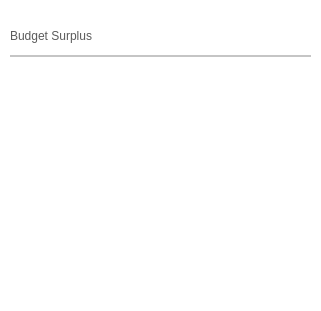
    <widget class="QFrame" name="frame_5">
     <property name="geometry">
      <rect>
       <x>650</x>
       <y>95</y>
       <width>321</width>
       <height>311</height>
      </rect>
     </property>
     <property name="palette">
      <palette>
       <active>
        <colorrole role="WindowText">
         <brush brushstyle="SolidPattern">
          <color alpha="255">
           <red>0</red>
           <green>0</green>
           <blue>0</blue>
          </color>
         </brush>
        </colorrole>
        <colorrole role="Button">
         <brush brushstyle="SolidPattern">
          <color alpha="255">
           <red>255</red>
           <green>255</green>
           <blue>255</blue>
          </color>
         </brush>
        </colorrole>
        <colorrole role="Light">
         <brush brushstyle="SolidPattern">
          <color alpha="255">
           <red>231</red>
           <green>255</green>
           <blue>135</blue>
          </color>
         </brush>
        </colorrole>
        <colorrole role="Midlight">
         <brush brushstyle="SolidPattern">
          <color alpha="255">
           <red>199</red>
           <green>222</green>
           <blue>106</blue>
          </color>
         </brush>
        </colorrole>
        <colorrole role="Dark">
         <brush brushstyle="SolidPattern">
          <color alpha="255">
           <red>84</red>
           <green>95</green>
           <blue>39</blue>
          </color>
         </brush>
        </colorrole>
        <colorrole role="Mid">
         <brush brushstyle="SolidPattern">
          <color alpha="255">
           <red>112</red>
           <green>127</green>
           <blue>52</blue>
          </color>
         </brush>
        </colorrole>
        <colorrole role="Text">
         <brush brushstyle="SolidPattern">
          <color alpha="255">
           <red>0</red>
           <green>0</green>
           <blue>0</blue>
          </color>
         </brush>
        </colorrole>
        <colorrole role="BrightText">
         <brush brushstyle="SolidPattern">
          <color alpha="255">
           <red>255</red>
           <green>255</green>
           <blue>255</blue>
          </color>
         </brush>
        </colorrole>
        <colorrole role="ButtonText">
         <brush brushstyle="SolidPattern">
          <color alpha="255">
           <red>0</red>
           <green>0</green>
           <blue>0</blue>
          </color>
         </brush>
        </colorrole>
        <colorrole role="Base">
         <brush brushstyle="SolidPattern">
          <color alpha="255">
           <red>255</red>
           <green>255</green>
           <blue>255</blue>
          </color>
         </brush>
        </colorrole>
        <colorrole role="Window">
         <brush brushstyle="SolidPattern">
          <color alpha="255">
           <red>255</red>
           <green>255</green>
           <blue>255</blue>
          </color>
         </brush>
        </colorrole>
        <colorrole role="Shadow">
         <brush brushstyle="SolidPattern">
          <color alpha="255">
           <red>0</red>
           <green>0</green>
           <blue>0</blue>
          </color>
         </brush>
        </colorrole>
        <colorrole role="AlternateBase">
         <brush brushstyle="SolidPattern">
          <color alpha="255">
           <red>211</red>
           <green>222</green>
           <blue>166</blue>
          </color>
         </brush>
        </colorrole>
        <colorrole role="ToolTipBase">
         <brush brushstyle="SolidPattern">
          <color alpha="255">
           <red>255</red>
           <green>255</green>
           <blue>220</blue>
          </color>
         </brush>
        </colorrole>
        <colorrole role="ToolTipText">
         <brush brushstyle="SolidPattern">
          <color alpha="255">
           <red>0</red>
           <green>0</green>
           <blue>0</blue>
          </color>
         </brush>
        </colorrole>
        <colorrole role="PlaceholderText">
         <brush brushstyle="SolidPattern">
          <color alpha="127">
           <red>0</red>
           <green>0</green>
           <blue>0</blue>
          </color>
         </brush>
        </colorrole>
        <colorrole role="Accent">
         <brush brushstyle="SolidPattern">
          <color alpha="255">
           <red>255</red>
           <green>255</green>
           <blue>255</blue>
          </color>
         </brush>
        </colorrole>
       </active>
       <inactive>
        <colorrole role="WindowText">
         <brush brushstyle="SolidPattern">
          <color alpha="255">
           <red>0</red>
           <green>0</green>
           <blue>0</blue>
          </color>
         </brush>
        </colorrole>
        <colorrole role="Button">
         <brush brushstyle="SolidPattern">
          <color alpha="255">
           <red>255</red>
           <green>255</green>
           <blue>255</blue>
          </color>
         </brush>
        </colorrole>
        <colorrole role="Light">
         <brush brushstyle="SolidPattern">
          <color alpha="255">
           <red>231</red>
           <green>255</green>
           <blue>135</blue>
          </color>
         </brush>
        </colorrole>
        <colorrole role="Midlight">
         <brush brushstyle="SolidPattern">
          <color alpha="255">
           <red>199</red>
           <green>222</green>
           <blue>106</blue>
          </color>
         </brush>
        </colorrole>
        <colorrole role="Dark">
         <brush brushstyle="SolidPattern">
          <color alpha="255">
           <red>84</red>
           <green>95</green>
           <blue>39</blue>
          </color>
         </brush>
        </colorrole>
        <colorrole role="Mid">
         <brush brushstyle="SolidPattern">
          <color alpha="255">
           <red>112</red>
           <green>127</green>
           <blue>52</blue>
          </color>
         </brush>
        </colorrole>
        <colorrole role="Text">
         <brush brushstyle="SolidPattern">
          <color alpha="255">
           <red>0</red>
           <green>0</green>
           <blue>0</blue>
          </color>
         </brush>
        </colorrole>
        <colorrole role="BrightText">
         <brush brushstyle="SolidPattern">
          <color alpha="255">
           <red>255</red>
           <green>255</green>
           <blue>255</blue>
          </color>
         </brush>
        </colorrole>
        <colorrole role="ButtonText">
         <brush brushstyle="SolidPattern">
          <color alpha="255">
           <red>0</red>
           <green>0</green>
           <blue>0</blue>
          </color>
         </brush>
        </colorrole>
        <colorrole role="Base">
         <brush brushstyle="SolidPattern">
          <color alpha="255">
           <red>255</red>
           <green>255</green>
           <blue>255</blue>
          </color>
         </brush>
        </colorrole>
        <colorrole role="Window">
         <brush brushstyle="SolidPattern">
          <color alpha="255">
           <red>255</red>
           <green>255</green>
           <blue>255</blue>
          </color>
         </brush>
        </colorrole>
        <colorrole role="Shadow">
         <brush brushstyle="SolidPattern">
          <color alpha="255">
           <red>0</red>
           <green>0</green>
           <blue>0</blue>
          </color>
         </brush>
        </colorrole>
        <colorrole role="AlternateBase">
         <brush brushstyle="SolidPattern">
          <color alpha="255">
           <red>211</red>
           <green>222</green>
           <blue>166</blue>
          </color>
         </brush>
        </colorrole>
        <colorrole role="ToolTipBase">
         <brush brushstyle="SolidPattern">
          <color alpha="255">
           <red>255</red>
           <green>255</green>
           <blue>220</blue>
          </color>
         </brush>
        </colorrole>
        <colorrole role="ToolTipText">
         <brush brushstyle="SolidPattern">
          <color alpha="255">
           <red>0</red>
           <green>0</green>
           <blue>0</blue>
          </color>
         </brush>
        </colorrole>
        <colorrole role="PlaceholderText">
         <brush brushstyle="SolidPattern">
          <color alpha="127">
           <red>0</red>
           <green>0</green>
           <blue>0</blue>
          </color>
         </brush>
        </colorrole>
        <colorrole role="Accent">
         <brush brushstyle="SolidPattern">
          <color alpha="255">
           <red>255</red>
           <green>255</green>
           <blue>255</blue>
          </color>
         </brush>
        </colorrole>
       </inactive>
       <disabled>
        <colorrole role="WindowText">
         <brush brushstyle="SolidPattern">
          <color alpha="255">
           <red>84</red>
           <green>95</green>
           <blue>39</blue>
          </color>
         </brush>
        </colorrole>
        <colorrole role="Button">
         <brush brushstyle="SolidPattern">
          <color alpha="255">
           <red>255</red>
           <green>255</green>
           <blue>255</blue>
          </color>
         </brush>
        </colorrole>
        <colorrole role="Light">
         <brush brushstyle="SolidPattern">
          <color alpha="255">
           <red>231</red>
           <green>255</green>
           <blue>135</blue>
          </color>
         </brush>
        </colorrole>
        <colorrole role="Midlight">
         <brush brushstyle="SolidPattern">
          <color alpha="255">
           <red>199</red>
           <green>222</green>
           <blue>106</blue>
          </color>
         </brush>
        </colorrole>
        <colorrole role="Dark">
         <brush brushstyle="SolidPattern">
          <color alpha="255">
           <red>84</red>
           <green>95</green>
           <blue>39</blue>
          </color>
         </brush>
        </colorrole>
        <colorrole role="Mid">
         <brush brushstyle="SolidPattern">
          <color alpha="255">
           <red>112</red>
           <green>127</green>
           <blue>52</blue>
          </color>
         </brush>
        </colorrole>
        <colorrole role="Text">
         <brush brushstyle="SolidPattern">
          <color alpha="255">
           <red>84</red>
           <green>95</green>
           <blue>39</blue>
          </color>
         </brush>
        </colorrole>
        <colorrole role="BrightText">
         <brush brushstyle="SolidPattern">
          <color alpha="255">
           <red>255</red>
           <green>255</green>
           <blue>255</blue>
          </color>
         </brush>
        </colorrole>
        <colorrole role="ButtonText">
         <brush brushstyle="SolidPattern">
          <color alpha="255">
           <red>84</red>
           <green>95</green>
           <blue>39</blue>
          </color>
         </brush>
        </colorrole>
        <colorrole role="Base">
         <brush brushstyle="SolidPattern">
          <color alpha="255">
           <red>255</red>
           <green>255</green>
           <blue>255</blue>
          </color>
         </brush>
        </colorrole>
        <colorrole role="Window">
         <brush brushstyle="SolidPattern">
          <color alpha="255">
           <red>255</red>
           <green>255</green>
           <blue>255</blue>
          </color>
         </brush>
        </colorrole>
        <colorrole role="Shadow">
         <brush brushstyle="SolidPattern">
          <color alpha="255">
           <red>0</red>
           <green>0</green>
           <blue>0</blue>
          </color>
         </brush>
        </colorrole>
        <colorrole role="AlternateBase">
         <brush brushstyle="SolidPattern">
          <color alpha="255">
           <red>168</red>
           <green>190</green>
           <blue>78</blue>
          </color>
         </brush>
        </colorrole>
        <colorrole role="ToolTipBase">
         <brush brushstyle="SolidPattern">
          <color alpha="255">
           <red>255</red>
           <green>255</green>
           <blue>220</blue>
          </color>
         </brush>
        </colorrole>
        <colorrole role="ToolTipText">
         <brush brushstyle="SolidPattern">
          <color alpha="255">
           <red>0</red>
           <green>0</green>
           <blue>0</blue>
          </color>
         </brush>
        </colorrole>
        <colorrole role="PlaceholderText">
         <brush brushstyle="SolidPattern">
          <color alpha="127">
           <red>84</red>
           <green>95</green>
           <blue>39</blue>
          </color>
         </brush>
        </colorrole>
        <colorrole role="Accent">
         <brush brushstyle="SolidPattern">
          <color alpha="255">
           <red>218</red>
           <green>247</green>
           <blue>101</blue>
          </color>
         </brush>
        </colorrole>
       </disabled>
      </palette>
     </property>
     <property name="styleSheet">
      <string notr="true">background-color:white;
border-radius:14px;
</string>
     </property>
     <property name="frameShape">
      <enum>QFrame::StyledPanel</enum>
     </property>
     <property name="frameShadow">
      <enum>QFrame::Raised</enum>
     </property>
     <widget class="QLabel" name="label_5">
      <property name="geometry">
       <rect>
        <x>10</x>
        <y>20</y>
        <width>201</width>
        <height>31</height>
       </rect>
      </property>
      <property name="styleSheet">
       <string notr="true">font: 22pt &quot;Rubik&quot;;
color: rgb(91, 91, 91);</string>
      </property>
      <property name="text">
       <string>Budget Surplus</string>
      </property>
     </widget>
     <widget class="QLabel" name="label_4">
      <property name="geometry">
       <rect>
        <x>270</x>
        <y>20</y>
        <width>31</width>
        <height>31</height>
       </rect>
      </property>
      <property name="layoutDirection">
       <enum>Qt::LeftToRight</enum>
      </property>
      <property name="text">
       <string/>
      </property>
      <property name="pixmap">
       <pixmap>:/pics/LekhaResources/money_bag_savings_cash_icon_188756-ezgif.com-webp-to-jpg-converter.jpg</pixmap>
      </property>
      <property name="scaledContents">
       <bool>true</bool>
      </property>
      <property name="wordWrap">
       <bool>false</bool>
      </property>
     </widget>
     <widget class="Line" name="line_2">
      <property name="geometry">
       <rect>
        <x>10</x>
        <y>55</y>
        <width>301</width>
        <height>2</height>
       </rect>
      </property>
      <property name="styleSheet">
       <string notr="true">background-color:rgb(197,197,197);</string>
      </property>
      <property name="orientation">
       <enum>Qt::Horizontal</enum>
      </property>
     </widget>
     <widget class="QScrollArea" name="budgetArea">
      <property name="geometry">
       <rect>
        <x>10</x>
        <y>70</y>
        <width>301</width>
        <height>231</height>
       </rect>
      </property>
      <property name="styleSheet">
       <string notr="true">border-radius:20px;</string>
      </property>
      <property name="widgetResizable">
       <bool>true</bool>
      </property>
      <widget class="QWidget" name="scrollAreaWidgetContents">
       <property name="geometry">
        <rect>
         <x>0</x>
         <y>0</y>
         <width>301</width>
         <height>231</height>
        </rect>
       </property>
      </widget>
     </widget>
    </widget>
